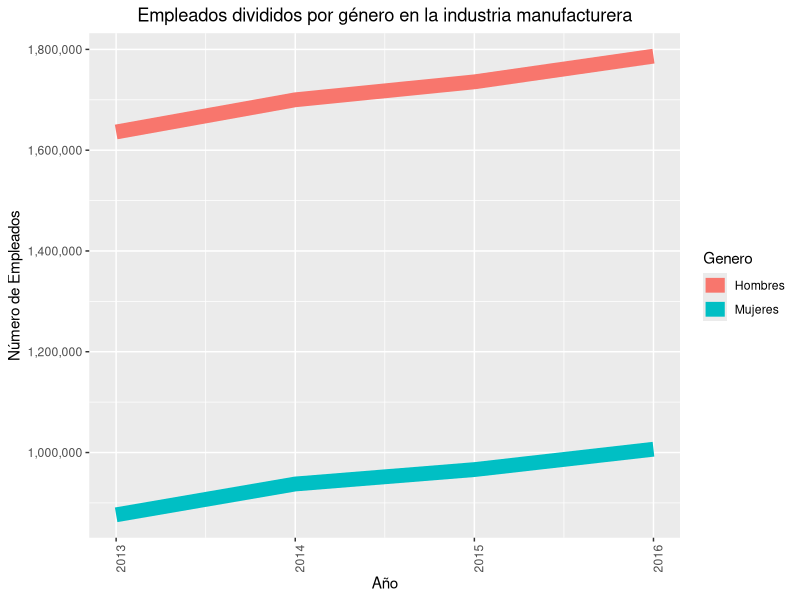
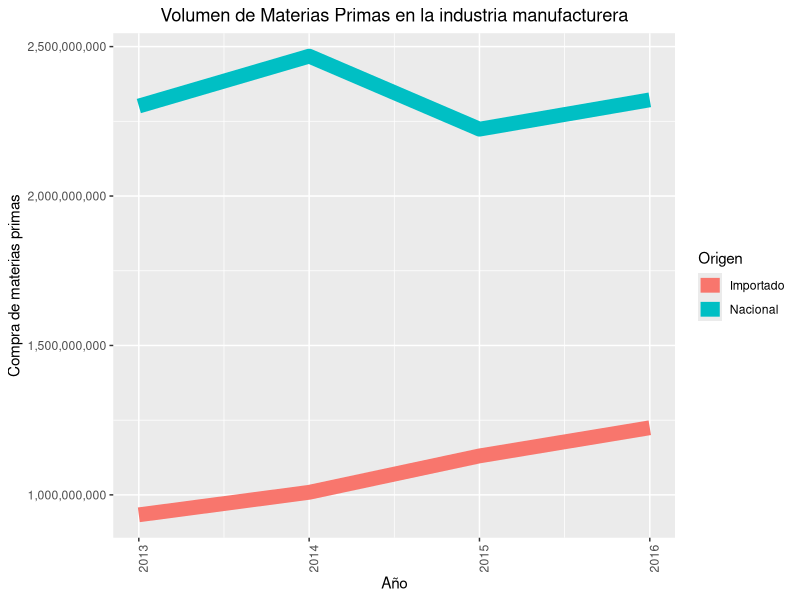
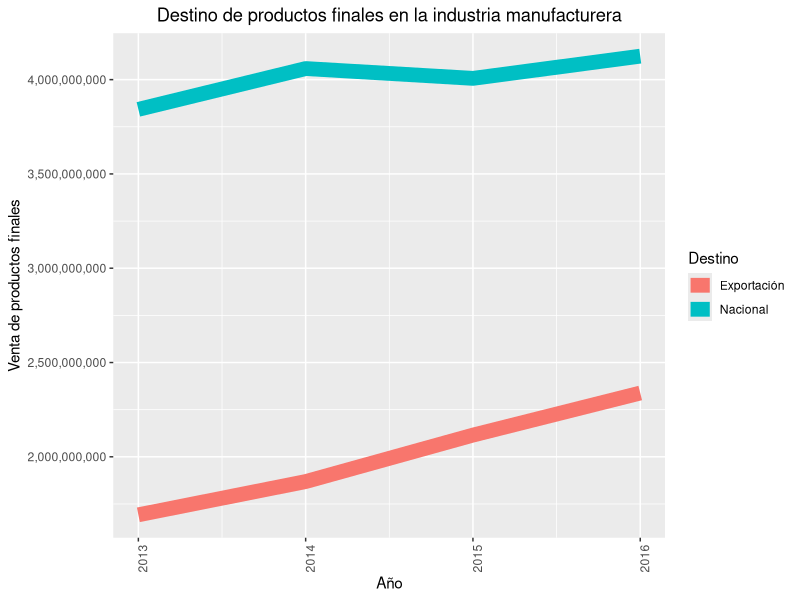
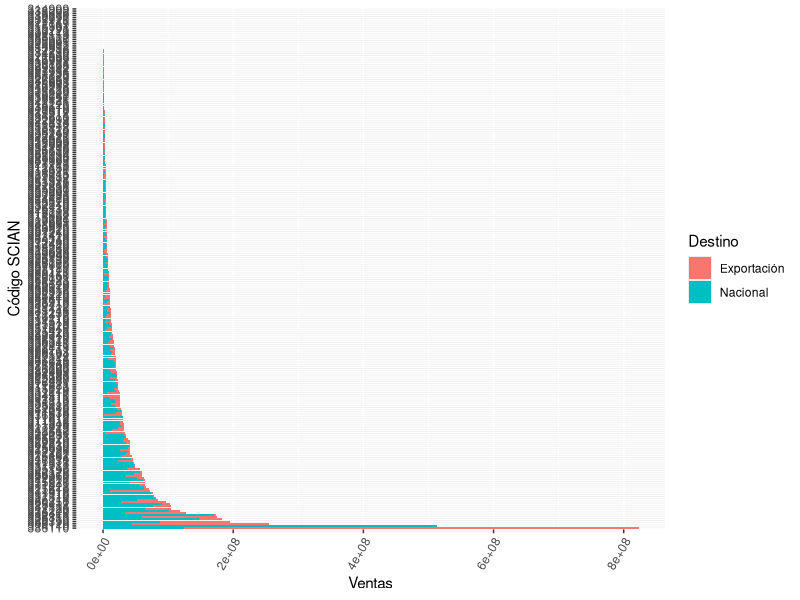
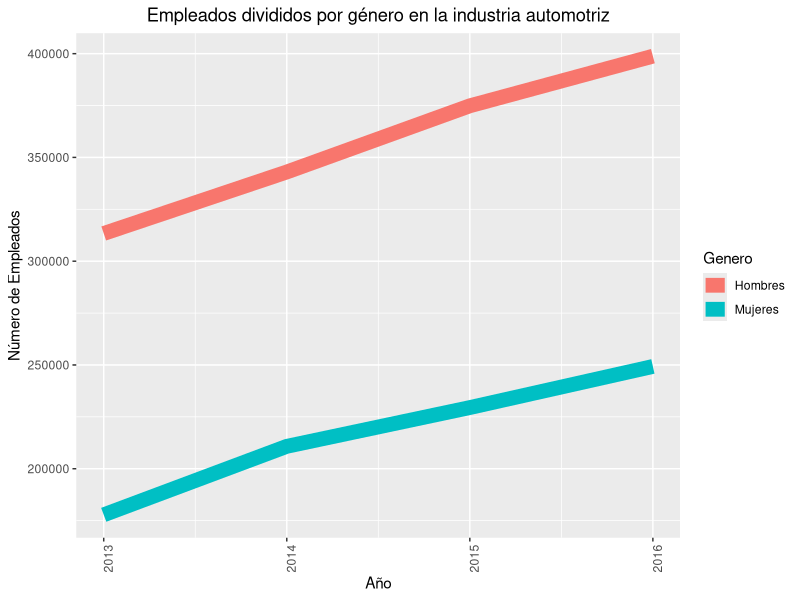
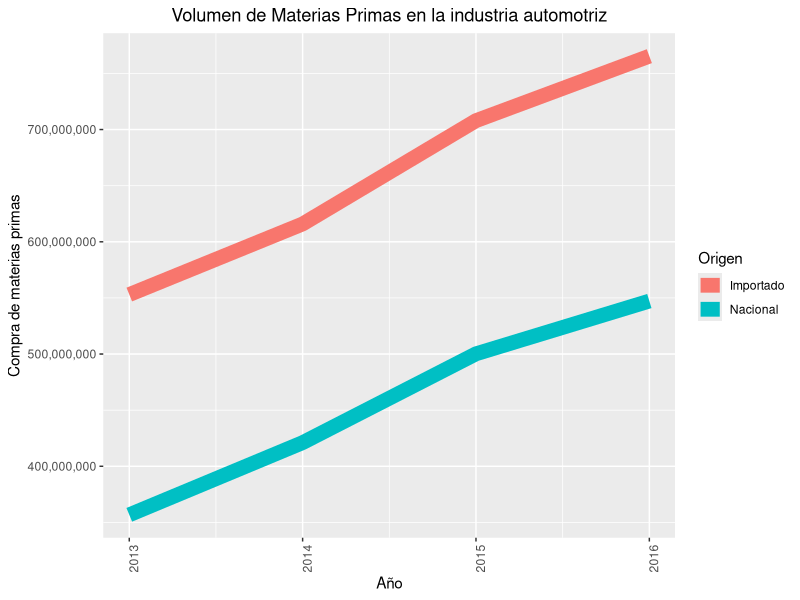
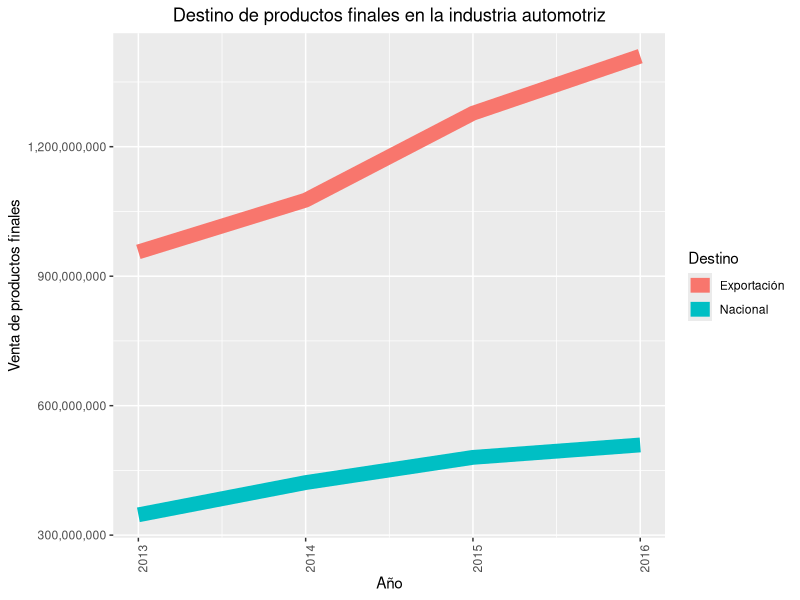
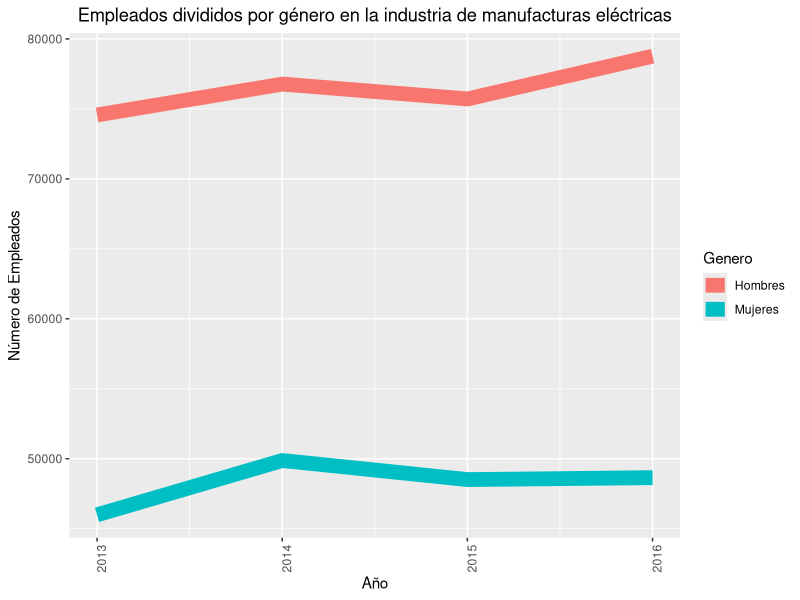

Recreate these plots in R, in order.
## ---- chunk 1
library(dplyr)
library(ggplot2)
library(magrittr)
library(tidyr)
library(knitr)
library(reshape)
library(viridis)
library(gridExtra)
library (scales)
## ---- chunk 2
#We load the data imported directly from INEGI´s website. 
datos <- read.csv(file="datos.csv", header=TRUE, sep=",")
## ---- chunk 3
#We will also load the dictionary from INEGI´s website to know the meaning of column names.
diccionario <- read.csv(file="diccionario.csv", header=TRUE, sep=",")

head(diccionario)
## ---- chunk 4
manuf <- datos %>% select(CODIGO_SCIAN, ANIO, H010B, H010C) %>% filter(CODIGO_SCIAN %in% c("31-33"))
## ---- chunk 5
#For easy handing we must use the tidy data paradigm
manuf_tidy <- manuf %>% gather(Genero,Numero,H010B:H010C) 
manuf_tidy$Genero[manuf_tidy$Genero == "H010B"] <- "Hombres"
manuf_tidy$Genero[manuf_tidy$Genero == "H010C"] <- "Mujeres"
## ---- chunk 6
manuf1 <-  ggplot(data = manuf_tidy, aes(x=ANIO, y=Numero, color=Genero)) + 
  geom_line(size=5) +
  xlab('Año') +
  ylab('Número de Empleados') +
  ggtitle("Empleados divididos por género en la industria manufacturera") +
  theme(plot.title = element_text(hjust = 0.5))  +
  theme(axis.text.x = element_text(angle = 90, hjust = 1)) +
  scale_y_continuous(labels = comma)
  
## ---- chunk 7
manuf1 
## ---- chunk 8
manuf_ins <- datos %>% select(CODIGO_SCIAN, ANIO, K316B, K316C) %>% filter(CODIGO_SCIAN %in% c("31-33"))
## ---- chunk 9
#For easy handing we must use the tidy data paradigm
manuf_tidy <- manuf_ins %>% gather(Origen, Cantidad, K316B:K316C) 
manuf_tidy$Origen[manuf_tidy$Origen == "K316B"] <- "Nacional"
manuf_tidy$Origen[manuf_tidy$Origen == "K316C"] <- "Importado"
## ---- chunk 10
manuf2 <-  ggplot(data = manuf_tidy, aes(x=ANIO, y=Cantidad, color=Origen)) + 
  geom_line(size=5) +
  xlab('Año') +
  ylab('Compra de materias primas') +
  ggtitle("Volumen de Materias Primas en la industria manufacturera") +
  theme(plot.title = element_text(hjust = 0.5)) +
  theme(axis.text.x = element_text(angle = 90, hjust = 1)) +
  scale_y_continuous(labels = comma)
  
## ---- chunk 11
manuf2 
## ---- chunk 12
manuf_vtas <- datos %>% select(CODIGO_SCIAN, ANIO, M310B, M310C) %>% filter(CODIGO_SCIAN %in% c("31-33"))
## ---- chunk 13
#For easy handing we must use the tidy data paradigm
manuf_tidy <- manuf_vtas %>% gather(Destino, Ventas, M310B:M310C) 
manuf_tidy$Destino[manuf_tidy$Destino == "M310B"] <- "Nacional"
manuf_tidy$Destino[manuf_tidy$Destino == "M310C"] <- "Exportación"
## ---- chunk 14
manuf3 <-  ggplot(data = manuf_tidy, aes(x=ANIO, y=Ventas, color=Destino)) + 
  geom_line(size=5) +
  xlab('Año') +
  ylab('Venta de productos finales') +
  ggtitle("Destino de productos finales en la industria manufacturera") + 
  theme(plot.title = element_text(hjust = 0.5)) +
  theme(axis.text.x = element_text(angle = 90, hjust = 1)) +
  scale_y_continuous(labels = comma)
  
## ---- chunk 15
manuf3 
## ---- chunk 16
inf <-c("311110",	"311211", "311212", "311213", "311215",	"311221",	"311222",	"311230",	"311311",	"311320",	"311330",	"311340",	"311411",	"311422",	"311423",	"311511",	"311512",	"311513",	"311611",	"311612",	"311613",	"311710",	"311811",	"311812",	"311820",	"311830",	"311910",	"311921",	"311922",	"311923",	"311930",	"311940",	"311991",	"311992",	"311999",	"312111",	"312112",	"312120",	"312131",	"312141",	"312142",	"312149",	"312210",	"312221",	"313112",	"313113",	"313210",	"313220",	"313230",	"313240",	"313310",	"313320",	"314110",	"314120",	"314911",	"314912",	"314992",	"314993",	"314999",	"315110",	"315191",	"315192",	"315221",	"315222",	"315223",	"315229",	"315991",	"315999",	"316110",	"316211",	"316212",	"316213",	"316991",	"316999",	"321111",	"321112",	"321113",	"321210",	"321910",	"321920",	"321993",	"322122",	"322132",	"322210",	"322220",	"322230",	"322291",	"322299",	"323111",	"323119",	"324110",	"324120",	"324191",	"325110",	"325120",	"325130",	"325180",	"325190",	"325211",	"325212",	"325220",	"325310",	"325320",	"325411",	"325412",	"325510",	"325520",	"325610",	"325620",	"325910",	"325991",	"325992",	"325999",	"326110",	"326120",	"326130",	"326140",	"326150",	"326160",	"326191",	"326192",	"326193",	"326194",	"326198",	"326199",	"326211",	"326220",	"326290",	"327112",	"327121",	"327122",	"327123",	"327211",	"327213",	"327214",	"327215",	"327219",	"327310",	"327320",	"327330", "327391",	"327410",	"327420",	"327910",	"327991",	"327999",	"331111",	"331112",	"331210",	"331220",	"331310",	"331411",	"331412",	"331419",	"331420",	"331510",	"331520",	"332110",	"332211",	"332212",	"332310",	"332320",	"332410",	"332420",	"332430",	"332510",	"332610",	"332720",	"332810",	"332910",	"332991",	"332999",	"333111",	"333112",	"333120",	"333130",	"333220",	"333291",	"333292",	"333299",	"333319",	"333411",	"333412",	"333510",	"333610",	"333910",	"333920",	"333991",	"333992",	"333999",	"334110",	"334210",	"334220",	"334290",	"334310",	"334410",	"334519",	"334610",	"335110",	"335120",	"335210",	"335220",	"335311",	"335312",	"335910",	"335920",	"335930",	"335991",	"335999",	"336110",	"336120",	"336210",	"336310",	"336320",	"336330",	"336340",	"336350",	"336360",	"336370",	"336390",	"336410",	"336510",	"336610",	"336991", "336992",	"337120",	"337210",	"337910",	"337920",	"339111",	"339112",	"339113",	"339912",	"339920",	"339930",	"339940",	"339992",	"339993",	"339994",	"339999")
## ---- chunk 17
manuf_6 <- datos %>% select(CODIGO_SCIAN, ANIO, M310B, M310C) %>% filter(CODIGO_SCIAN %in% c(inf))
## ---- chunk 18
#To see if all the 6-digit categories match in both groups
inf[!(inf %in% manuf_6$CODIGO_SCIAN)]
## ---- chunk 19
#For easy handing we must use the tidy data paradigm

manuf_tidy_6vtas <- manuf_6 %>% gather(Destino, Ventas, M310B:M310C) 
manuf_tidy_6vtas$Destino[manuf_tidy_6vtas$Destino == "M310B"] <- "Nacional"
manuf_tidy_6vtas$Destino[manuf_tidy_6vtas$Destino == "M310C"] <- "Exportación"
#We filter for 2016 values
manuf_tidy_6vtas <- manuf_tidy_6vtas %>% filter (ANIO==2016)
#We add a column named group
manuf_tidy_6vtas$group <- substr(manuf_tidy_6vtas$CODIGO_SCIAN, 0, 3)
manuf_tidy_6vtas$group <- as.factor(manuf_tidy_6vtas$group)
manuf_tidy_6vtas <- manuf_tidy_6vtas %>% select(CODIGO_SCIAN, Destino, Ventas, group)
## ---- chunk 20
# Set a number of 'empty bar' to add at the end of each group
empty_bar=2
nObsType=nlevels(as.factor(manuf_tidy_6vtas$Destino))
to_add = data.frame( matrix(NA, empty_bar*nlevels(manuf_tidy_6vtas$group)*nObsType, ncol(manuf_tidy_6vtas)) )
colnames(to_add) = colnames(manuf_tidy_6vtas)
to_add$group=rep(levels(manuf_tidy_6vtas$group), each=empty_bar*nObsType )
data=rbind(manuf_tidy_6vtas, to_add)
data=data %>% arrange(group, CODIGO_SCIAN)
data$id=rep( seq(1, nrow(data)/nObsType) , each=nObsType) 
data <- data %>%filter(complete.cases(.)) 
data$Ventas <- as.numeric(data$Ventas)
## ---- chunk 21
g <- ggplot(data, aes(x =reorder(CODIGO_SCIAN, -Ventas), y = Ventas))  +
         geom_bar(stat = "identity", aes(fill = Destino)) +
         theme(axis.text.x = element_text(angle = 60, hjust=1)) +
         coord_flip() +
         xlab('Código SCIAN') 
## ---- chunk 22
g
## ---- chunk 23
auto <- datos %>% select(CODIGO_SCIAN, ANIO, H010B, H010C) %>% filter(CODIGO_SCIAN %in% c("336"))
## ---- chunk 24
#For easy handing we must use the tidy data paradigm
auto_tidy <- auto %>% gather(Genero,Numero,H010B:H010C) 
auto_tidy$Genero[auto_tidy$Genero == "H010B"] <- "Hombres"
auto_tidy$Genero[auto_tidy$Genero == "H010C"] <- "Mujeres"
## ---- chunk 25
auto1 <-  ggplot(data = auto_tidy, aes(x=ANIO, y=Numero, color=Genero)) + 
  geom_line(size=5) +
  xlab('Año') +
  ylab('Número de Empleados') +
  ggtitle("Empleados divididos por género en la industria automotriz") +
  theme(plot.title = element_text(hjust = 0.5)) +
  theme(axis.text.x = element_text(angle = 90, hjust = 1)) 
  
## ---- chunk 26
auto1 
## ---- chunk 27
auto_ins <- datos %>% select(CODIGO_SCIAN, ANIO, K316B, K316C) %>% filter(CODIGO_SCIAN %in% c("336"))
## ---- chunk 28
#For easy handing we must use the tidy data paradigm
auto_tidy <- auto_ins %>% gather(Origen, Cantidad, K316B:K316C) 
auto_tidy$Origen[auto_tidy$Origen == "K316B"] <- "Nacional"
auto_tidy$Origen[auto_tidy$Origen == "K316C"] <- "Importado"
## ---- chunk 29
auto2 <-  ggplot(data = auto_tidy, aes(x=ANIO, y=Cantidad, color=Origen)) + 
  geom_line(size=5) +
  xlab('Año') +
  ylab('Compra de materias primas') +
  ggtitle("Volumen de Materias Primas en la industria automotriz") +
  theme(plot.title = element_text(hjust = 0.5)) +
  theme(axis.text.x = element_text(angle = 90, hjust = 1)) +
  scale_y_continuous(labels = comma)
  
## ---- chunk 30
auto2 
## ---- chunk 31
auto_vtas <- datos %>% select(CODIGO_SCIAN, ANIO, M310B, M310C) %>% filter(CODIGO_SCIAN %in% c("336"))
## ---- chunk 32
#For easy handing we must use the tidy data paradigm
auto_tidy <- auto_vtas %>% gather(Destino, Ventas, M310B:M310C) 
auto_tidy$Destino[auto_tidy$Destino == "M310B"] <- "Nacional"
auto_tidy$Destino[auto_tidy$Destino == "M310C"] <- "Exportación"
## ---- chunk 33
auto3 <-  ggplot(data = auto_tidy, aes(x=ANIO, y=Ventas, color=Destino)) + 
  geom_line(size=5) +
  xlab('Año') +
  ylab('Venta de productos finales') +
  ggtitle("Destino de productos finales en la industria automotriz") +
  theme(plot.title = element_text(hjust = 0.5)) +
  theme(axis.text.x = element_text(angle = 90, hjust = 1)) +
  scale_y_continuous(labels = comma)
  
## ---- chunk 34
auto3 
## ---- chunk 35
electrical <- datos %>% select(CODIGO_SCIAN, ANIO, H010B, H010C) %>% filter(CODIGO_SCIAN %in% c( "335"))
## ---- chunk 36
#For easy handing we must use the tidy data paradigm
electrical_tidy <- electrical %>% gather(Genero,Numero,H010B:H010C) 
electrical_tidy$Genero[electrical_tidy$Genero == "H010B"] <- "Hombres"
electrical_tidy$Genero[electrical_tidy$Genero == "H010C"] <- "Mujeres"
## ---- chunk 37
electrical1 <-  ggplot(data = electrical_tidy, aes(x=ANIO, y=Numero, color=Genero)) + 
  geom_line(size=5) +
  xlab('Año') +
  ylab('Número de Empleados') +
  ggtitle("Empleados divididos por género en la industria de manufacturas eléctricas") +
  theme(plot.title = element_text(hjust = 0.5)) +
  theme(axis.text.x = element_text(angle = 90, hjust = 1)) 
  
## ---- chunk 38
electrical1 
## ---- chunk 39
electrical_ins <- datos %>% select(CODIGO_SCIAN, ANIO, K316B, K316C) %>% filter(CODIGO_SCIAN %in% c("335"))
## ---- chunk 40
#For easy handing we must use the tidy data paradigm
electrical_tidy <- electrical_ins %>% gather(Origen, Cantidad, K316B:K316C) 
electrical_tidy$Origen[electrical_tidy$Origen == "K316B"] <- "Nacional"
electrical_tidy$Origen[electrical_tidy$Origen == "K316C"] <- "Importado"
## ---- chunk 41
electrical2 <-  ggplot(data = electrical_tidy, aes(x=ANIO, y=Cantidad, color=Origen)) + 
  geom_line(size=5) +
  xlab('Año') +
  ylab('Compra de materias primas') +
  ggtitle("Volumen de Materias Primas en la industria de manufacturas eléctricas") +
  theme(plot.title = element_text(hjust = 0.5)) +
  theme(axis.text.x = element_text(angle = 90, hjust = 1)) +
  scale_y_continuous(labels = comma)
  
## ---- chunk 42
electrical2 
## ---- chunk 43
electrical_vtas <- datos %>% select(CODIGO_SCIAN, ANIO, M310B, M310C) %>% filter(CODIGO_SCIAN %in% c("335"))
## ---- chunk 44
#For easy handing we must use the tidy data paradigm
electrical_tidy <- electrical_vtas %>% gather(Destino, Ventas, M310B:M310C) 
electrical_tidy$Destino[electrical_tidy$Destino == "M310B"] <- "Nacional"
electrical_tidy$Destino[electrical_tidy$Destino == "M310C"] <- "Exportación"
## ---- chunk 45
electrical3 <-  ggplot(data = electrical_tidy, aes(x=ANIO, y=Ventas, color=Destino)) + 
  geom_line(size=5) +
  xlab('Año') +
  ylab('Venta de productos finales') +
  ggtitle("Destino de productos finales en la industria de manufacturas eléctricas") +
  theme(plot.title = element_text(hjust = 0.5)) +
  theme(axis.text.x = element_text(angle = 90, hjust = 1)) +
  scale_y_continuous(labels = comma)
  
## ---- chunk 46
electrical3 
## ---- chunk 47
electronics <- datos %>% select(CODIGO_SCIAN, ANIO, H010B, H010C) %>% filter(CODIGO_SCIAN %in% c("334"))
## ---- chunk 48
#For easy handing we must use the tidy data paradigm
electronics_tidy <- electronics %>% gather(Genero,Numero,H010B:H010C) 
electronics_tidy$Genero[electronics_tidy$Genero == "H010B"] <- "Hombres"
electronics_tidy$Genero[electronics_tidy$Genero == "H010C"] <- "Mujeres"
## ---- chunk 49
electronics1 <-  ggplot(data = electronics_tidy, aes(x=ANIO, y=Numero, color=Genero)) + 
  geom_line(size=5) +
  xlab('Año') +
  ylab('Número de Empleados') +
  ggtitle("Empleados divididos por género en la industria electrónica") 
  theme(plot.title = element_text(hjust = 0.5)) 
  theme(axis.text.x = element_text(angle = 90, hjust = 1)) 
  
## ---- chunk 50
electronics1 
## ---- chunk 51
electronics_ins <- datos %>% select(CODIGO_SCIAN, ANIO, K316B, K316C) %>% filter(CODIGO_SCIAN %in% c("334"))
## ---- chunk 52
#For easy handing we must use the tidy data paradigm
electronics_tidy <- electronics_ins %>% gather(Origen, Cantidad, K316B:K316C) 
electronics_tidy$Origen[electronics_tidy$Origen == "K316B"] <- "Nacional"
electronics_tidy$Origen[electronics_tidy$Origen == "K316C"] <- "Importado"
## ---- chunk 53
electronics2 <-  ggplot(data = electronics_tidy, aes(x=ANIO, y=Cantidad, color=Origen)) + 
  geom_line(size=5) +
  xlab('Año') +
  ylab('Compra de materias primas') +
  ggtitle("Volumen de Materias Primas en la industria electrónica") +
  theme(plot.title = element_text(hjust = 0.5)) +
  theme(axis.text.x = element_text(angle = 90, hjust = 1)) +
  scale_y_continuous(labels = comma)
  
## ---- chunk 54
electronics2 
## ---- chunk 55
electronics_vtas <- datos %>% select(CODIGO_SCIAN, ANIO, M310B, M310C) %>% filter(CODIGO_SCIAN %in% c("334"))
## ---- chunk 56
#For easy handing we must use the tidy data paradigm
electronics_tidy <- electronics_vtas %>% gather(Destino, Ventas, M310B:M310C) 
electronics_tidy$Destino[electronics_tidy$Destino == "M310B"] <- "Nacional"
electronics_tidy$Destino[electronics_tidy$Destino == "M310C"] <- "Exportación"
## ---- chunk 57
electronics3 <-  ggplot(data = electronics_tidy, aes(x=ANIO, y=Ventas, color=Destino)) + 
  geom_line(size=5) +
  xlab('Año') +
  ylab('Venta de productos finales') +
  ggtitle("Destino de productos finales en la industria electrónica") +
  theme(plot.title = element_text(hjust = 0.5)) +
  theme(axis.text.x = element_text(angle = 90, hjust = 1)) +
  scale_y_continuous(labels = comma)
  
## ---- chunk 58
electronics3 
## ---- chunk 59
cg <- datos %>% select(CODIGO_SCIAN, ANIO, H010B, H010C) %>% filter(CODIGO_SCIAN %in% c("333"))
## ---- chunk 60
#For easy handing we must use the tidy data paradigm
cg_tidy <- cg %>% gather(Genero,Numero,H010B:H010C) 
cg_tidy$Genero[cg_tidy$Genero == "H010B"] <- "Hombres"
cg_tidy$Genero[cg_tidy$Genero == "H010C"] <- "Mujeres"
## ---- chunk 61
cg1 <-  ggplot(data = cg_tidy, aes(x=ANIO, y=Numero, color=Genero)) + 
  geom_line(size=5) +
  xlab('Año') +
  ylab('Número de Empleados') +
  ggtitle("Empleados divididos por género en la industria de bienes de capital") 
  theme(plot.title = element_text(hjust = 0.5)) 
  theme(axis.text.x = element_text(angle = 90, hjust = 1)) 
  
## ---- chunk 62
cg1 
## ---- chunk 63
cg_ins <- datos %>% select(CODIGO_SCIAN, ANIO, K316B, K316C) %>% filter(CODIGO_SCIAN %in% c("333"))
## ---- chunk 64
#For easy handing we must use the tidy data paradigm
cg_tidy <- cg_ins %>% gather(Origen, Cantidad, K316B:K316C) 
cg_tidy$Origen[cg_tidy$Origen == "K316B"] <- "Nacional"
cg_tidy$Origen[cg_tidy$Origen == "K316C"] <- "Importado"
## ---- chunk 65
cg2 <-  ggplot(data = cg_tidy, aes(x=ANIO, y=Cantidad, color=Origen)) + 
  geom_line(size=5) +
  xlab('Año') +
  ylab('Compra de materias primas') +
  ggtitle("Volumen de Materias Primas en la industria de bienes de capital") +
  theme(plot.title = element_text(hjust = 0.5)) +
  theme(axis.text.x = element_text(angle = 90, hjust = 1)) +
  scale_y_continuous(labels = comma)
  
## ---- chunk 66
cg2 
## ---- chunk 67
cg_vtas <- datos %>% select(CODIGO_SCIAN, ANIO, M310B, M310C) %>% filter(CODIGO_SCIAN %in% c("333"))
## ---- chunk 68
#For easy handing we must use the tidy data paradigm
cg_tidy <- cg_vtas %>% gather(Destino, Ventas, M310B:M310C) 
cg_tidy$Destino[cg_tidy$Destino == "M310B"] <- "Nacional"
cg_tidy$Destino[cg_tidy$Destino == "M310C"] <- "Exportación"
## ---- chunk 69
cg3 <-  ggplot(data = cg_tidy, aes(x=ANIO, y=Ventas, color=Destino)) + 
  geom_line(size=5) +
  xlab('Año') +
  ylab('Venta de productos finales') +
  ggtitle("Destino de productos finales en la industria de bienes de capital") +
  theme(plot.title = element_text(hjust = 0.5)) +
  theme(axis.text.x = element_text(angle = 90, hjust = 1)) +
  scale_y_continuous(labels = comma)
  
## ---- chunk 70
cg3 
## ---- chunk 71
